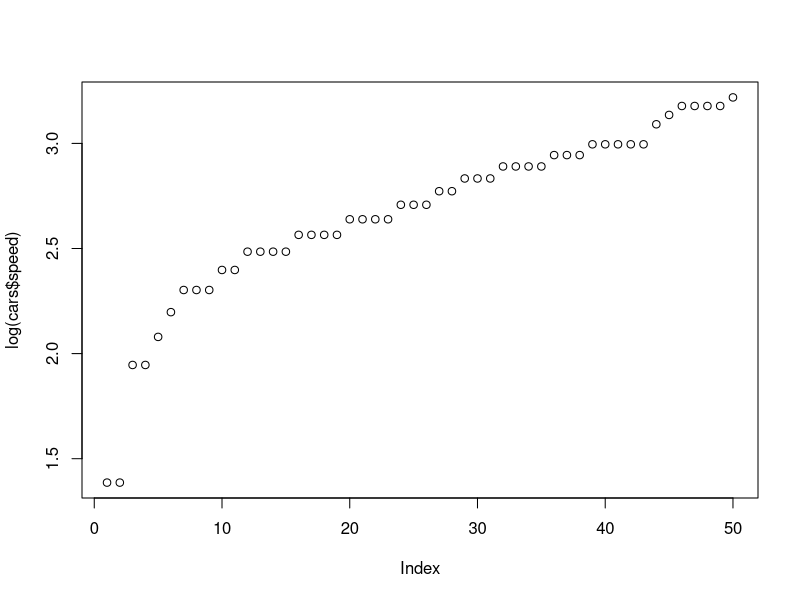
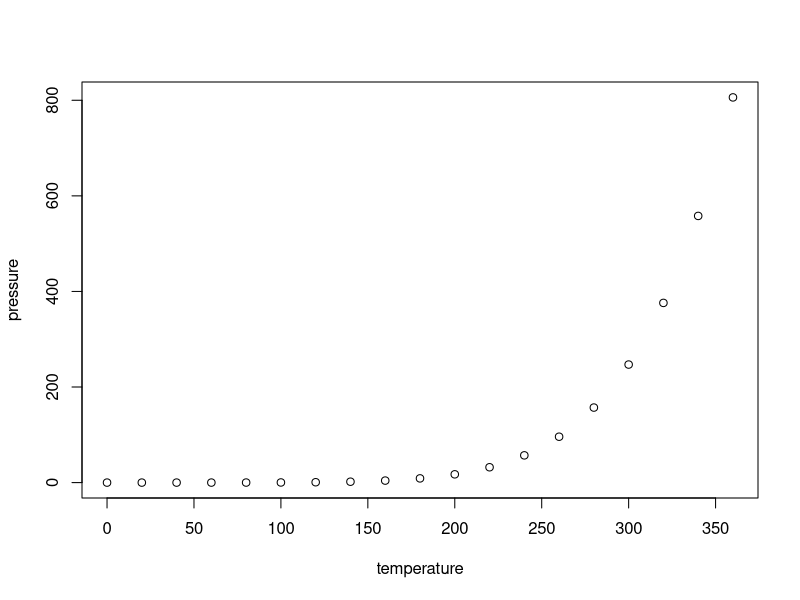

Reproduce these figures in R, in order.
## ---- chunk 1
knitr::opts_chunk$set(echo = TRUE)
## ---- chunk 2
summary(cars)

plot(log(cars$speed))

## ---- chunk 3
plot(pressure)
## ---- chunk 4
print("Hello World")
